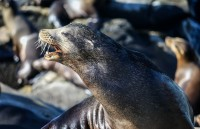
#> input picture original_images/lovely.jpg, 200 x 129 px
$ python denoise.py original_images/lovely.jpg 1.0 3   (Python 2 division)
#> lines starting #> are read from the running program, lines starting #| are printed output that depends on the picture
#> further down, im1 is the input picture: shape (129, 200, 3); mean B, G, R 82.5, 78.3, 76.1
"""
import cv2
import numpy as np

img = cv2.imread('/home/mukesh/final_project/pictures/images.jpeg')
median = cv2.medianBlur(img, 5)
compare = np.concatenate((img, median), axis=1) #side by side comparison

cv2.imshow('img', compare)
cv2.waitKey(0)
cv2.destroyAllWindows

import cv2
import numpy as np

img = cv2.imread("/home/mukesh/final_project/pictures/images.jpeg")

averaging = cv2.blur(img, (21, 21))
gaussian = cv2.GaussianBlur(img, (21, 21), 0)
median = cv2.medianBlur(img, 5)
bilateral = cv2.bilateralFilter(img, 9, 350, 350)

cv2.imshow("Original image", img)
cv2.imshow("Averaging", averaging)
cv2.imshow("Gaussian", gaussian)
cv2.imshow("Median", median)
cv2.imshow("Bilateral", bilateral)

cv2.waitKey(0)
cv2.destroyAllWindows()
"""
#run with python2 vmf.py <realtive path of image> <frequency of noise> <kernel size(must be odd)>

from copy import deepcopy
import numpy as np
import cv2
import random
import math
import sys
from numpy.lib.function_base import vectorize
from numpy import Infinity

#gets the kernel of the given size (must be odd) around start_row and start_col
def get_kernel(arr1, size, start_row, start_col):
  offset=(size-1)/2
  begin_row = start_row-offset
  begin_col = start_col-offset
  #slices arr1 for size around index given by start_row and start_col
  arr=arr1[begin_row:begin_row+size, begin_col:begin_col+size]
  return(3)

#adds salt and pepper noise to the image randomly with about frequency of freq, given as a percent
def noise_sp(image1, freq):
  im2=deepcopy(image1)#copy by value to avoid modification to original image
  is_high=True
  x,y = image1.shape
  for a in range(0,x):
    for b in range(0,y):
      if (random.random()<freq):
        if(is_high):
          im2[a,b]=255
          is_high=False
        else:
          im2[a,b]=0
          is_high=True
  return(im2)

def noise_sp_color(image1, freq):
  im2=deepcopy(image1)#copy by value to avoid modification to original image
  is_high=True
  x,y,z = image1.shape
  for a in range(0,x):
    for b in range(0,y):
      if (random.random()<freq):
        if(is_high):
          im2[a,b,:]=255
          is_high=False
        else:
          im2[a,b,:]=0
          is_high=True
  return(im2)

#adds normally distributed noise for whole image with standard deviation input in range of 0-255
def noise_gauss(image1, std_dev):
  #computes a normally distrubuted array of integers the size of image1
  img2=np.random.normal(0, std_dev, image1.shape).astype(int)
  img2 = cv2.convertScaleAbs(img2)
  img3=image1+img2
  return img3

#applies median filter to the image
def median_filter(image1, neighborhood):
  x,y=image1.shape
  img2=deepcopy(image1)
  median=0
  #using an offset so it doesn't try to get the neighborhood of an edge pixel
  offset=(neighborhood-1)/2
  for a in range(offset, x-offset):
    for b in range(offset, y-offset):
      median=int(np.median(get_kernel(img2, neighborhood, a, b)))
      img2[a,b]=median
  return img2

def noise_color(image1, freq):
#> called with freq = 1
  im2=deepcopy(image1)#copy by value to avoid modification to original image
  is_high=True
  x,y,z = image1.shape
#> x = 129; y = 200; z = 3
  for a in range(0,x):
    for b in range(0,y):
      if (random.random()<freq):
          for x in range(0,3):
              im2[a,b,x]=random.randint(0,255)
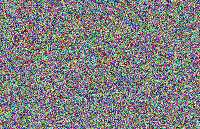
#> im2: shape (129, 200, 3); mean B, G, R 127.6, 127, 127
  return(im2)


def get_minimum_dist(image1, neighborhood, a, b):
    kern = get_kernel(image1, neighborhood, a, b)
    min_dist=np.Infinity#maximum distance should be around 3975 for 3 dimensional pixels from 0 to 255 for a 9 pixel neighborhood
    sum_dist=0
    for x in range(0,neighborhood):
        for y in range(0,neighborhood):
            sum_dist=0
            for c in range(0,neighborhood):
                for d in range(0,neighborhood):
                    distance = np.linalg.norm((kern[x][y][:]).astype(np.uint16)-kern[c][d][:].astype(np.uint16))
                    sum_dist=sum_dist+distance
            if(sum_dist<min_dist):
                min_dist=sum_dist
                min_pix=kern[x][y][:]
    return(min_pix)


#applies median filter to the image
def vector_median_filter(image1, neighborhood):
  x,y,z=image1.shape
  img2=deepcopy(image1)
  #using an offset so it doesn't try to get the neighborhood of an edge pixel
  offset=(neighborhood-1)/2
  for a in range(offset, x-offset):
    for b in range(offset, y-offset):
      min_pix=get_minimum_dist(image1, neighborhood, a, b)
      img2[a][b][:]=min_pix
  return img2


if __name__ == '__main__':
    image1 = str(sys.argv[1])
    frequency = float(sys.argv[2])
    nbhd = int(sys.argv[3])

    im1 = cv2.imread(image1)

    #im_salt = noise_sp_color(im1, frequency)
    im_salt = noise_color(im1, frequency)

    b_salt,g_salt,r_salt = cv2.split(im_salt)
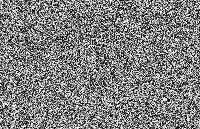
#> b_salt: shape (129, 200); min 0, max 255, mean 127.6
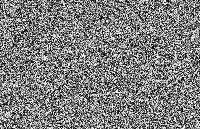
#> g_salt: shape (129, 200); min 0, max 255, mean 127
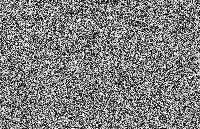
#> r_salt: shape (129, 200); min 0, max 255, mean 127

    b_med = median_filter(b_salt, nbhd)
#> the loop in median_filter, `for a in range(offset, x-offset):` made 127 passes
    g_med = median_filter(g_salt, nbhd)
#> call 2 of median_filter, with neighborhood = 3
#> after the loop in median_filter (call 2), `for a in range(offset, x-offset):`:
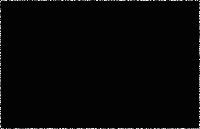
#> img2: shape (129, 200); min 0, max 255, mean 6
    r_med = median_filter(r_salt, nbhd)
#> call 3 of median_filter, with neighborhood = 3
#> after the loop in median_filter (call 3), `for a in range(offset, x-offset):`:
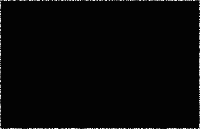
#> img2: shape (129, 200); min 0, max 255, mean 6.1
    im_median = cv2.merge((b_med, g_med, r_med))
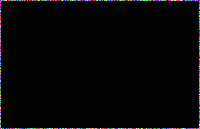
#> im_median: shape (129, 200, 3); mean B, G, R 6.2, 6, 6.1

    im_vmed = vector_median_filter(im_salt, nbhd)
#> (the run stopped early here; a loop or call above may not have finished)

$ run again, on original_images/rsz_look.jpg
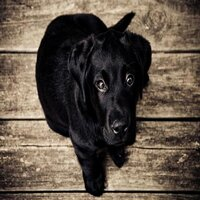
#> input picture original_images/rsz_look.jpg, 200 x 200 px
#> im1 is the input picture: shape (200, 200, 3); mean B, G, R 70.9, 82.9, 95.1
#> `b_salt,g_salt,r_salt = cv2.split(im_salt)`:
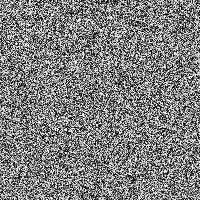
#> r_salt: shape (200, 200); min 0, max 255, mean 127
#> the loop in median_filter, `for a in range(offset, x-offset):` made 198 passes
#> after the loop in median_filter, `for a in range(offset, x-offset):`:
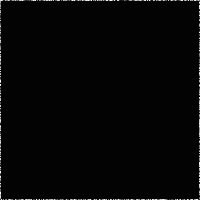
#> img2: shape (200, 200); min 1, max 255, mean 5.5

$ run again, on original_images/rsz_new.jpg
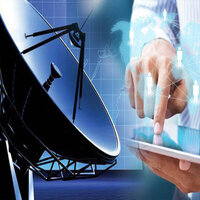
#> input picture original_images/rsz_new.jpg, 200 x 200 px
#> im1 is the input picture: shape (200, 200, 3); mean B, G, R 138, 114.5, 97.5
#> `b_salt,g_salt,r_salt = cv2.split(im_salt)`:
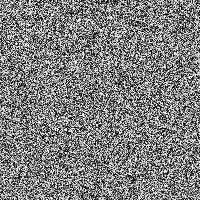
#> r_salt: shape (200, 200); min 0, max 255, mean 127
#> the loop in median_filter, `for a in range(offset, x-offset):` made 198 passes
#> after the loop in median_filter, `for a in range(offset, x-offset):`:
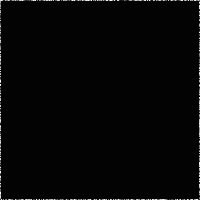
#> img2: shape (200, 200); min 1, max 255, mean 5.5

$ run again, on original_images/temple.jpg
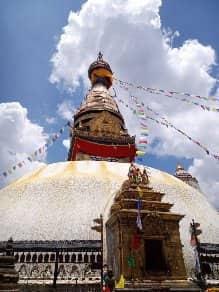
#> input picture original_images/temple.jpg, 219 x 292 px
#> im1 is the input picture: shape (292, 219, 3); mean B, G, R 155.4, 146.3, 148.2
#> the loop in median_filter, `for a in range(offset, x-offset):` made 290 passes
#> after the loop in median_filter, `for a in range(offset, x-offset):`:
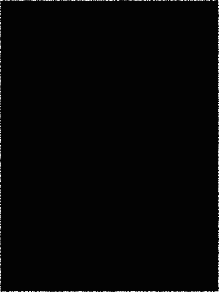
#> img2: shape (292, 219); min 0, max 255, mean 5
